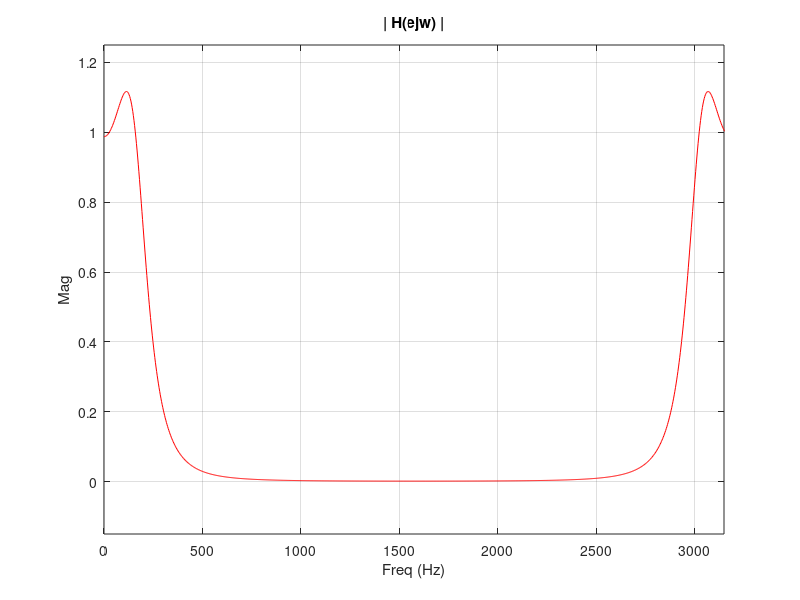
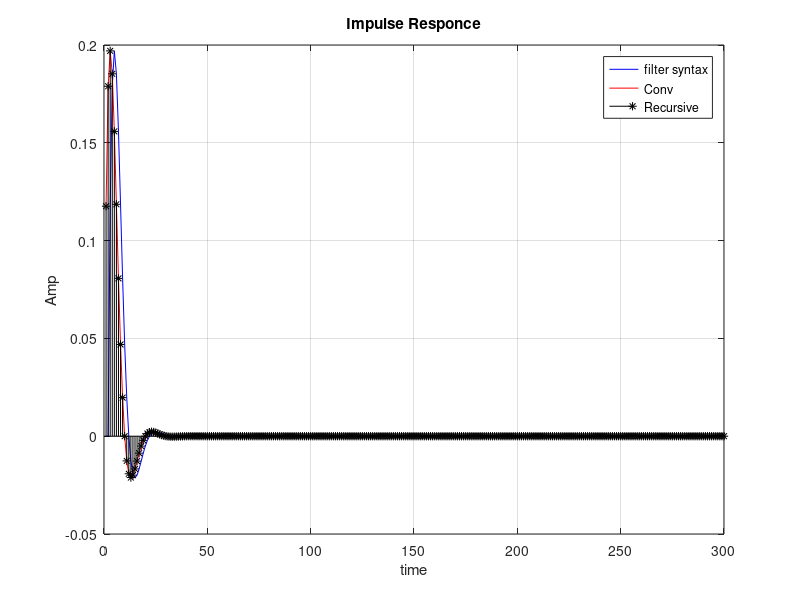
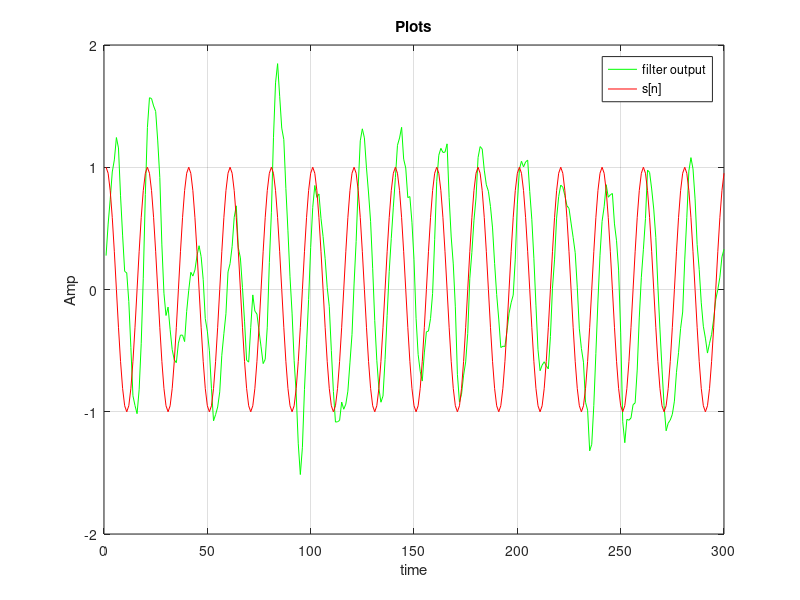
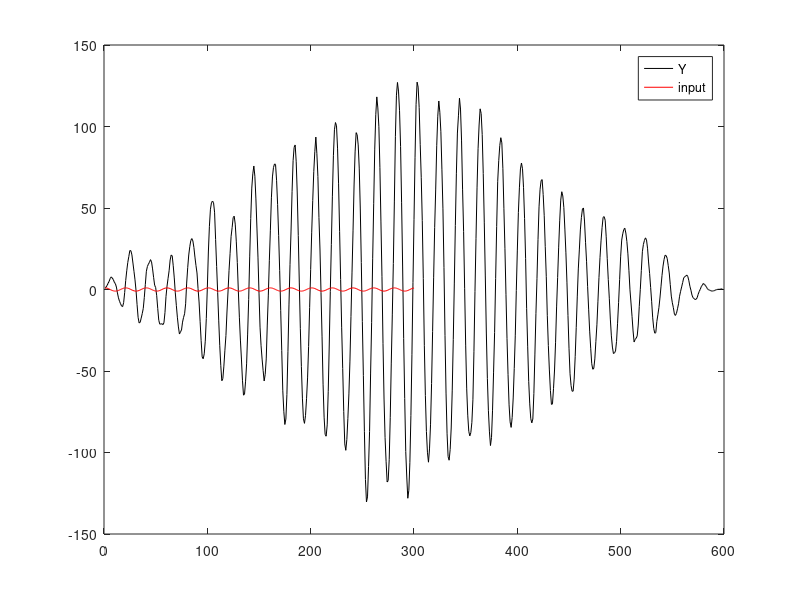

These charts were generated, in order, by the following MATLAB code:
%% Exp 3 _ 1
% Teacher : Dr. Abidi
% Author: [SeyedAli] - [SeyedHosseini]
% E-mail: [alishosseini79@aut.ac.ir] 
%Student-Number : [9723042]
% University: Amirkabir University of Technology
%%
clc;
close all;
clear;
%% part 3-1)a
R = 0.8 ;
f0 = 500 ;
fs = 10000;
w = linspace(0,pi,f0);
w0 = 2*pi*(f0/fs) ;
a1 = -2*R*cos(w0);
a2 = R^2 ;
G = (1 - R)*sqrt(1 - 2*R*cos(2*w0) + R^2);
num = [0 0 G];
den = [1 a1 a2];
[h,f] = freqz(num,den,1024,'whole',fs);
%% Plotting
clc;
figure(1)
plot((f/pi),(abs(h)).^2,"r")
grid on;
ylabel("Mag")
xlabel("Freq (Hz)")
title("| H(ejw) |")
axis([0 3150 -0.15 1.25])

%% part 3-1)b
clc;
n = 0 : 1 : 300 - 1 ;
h1 = G /sin(w0) ;
h2 = R.^n ;
h3 = sin(w0.*n + w0);
h = h1.*h2.*h3 ; %Impulse Responce

N = 300;
x = zeros(N,1);
x(1) = 1;
h_f = filter(num,den,x);
figure(2) ; plot(h_f,"b")
hold on; plot(h,"r")

y = zeros(1,N);
for i = 1:N
    if (i ==1)
        y(i) = G*1 ;
    elseif(i ==2)
        y(i) = -a1*y(i - 1) ;
    else
        y(i) = -a1*y(i - 1) -a2*y(i - 2) ;
    end
end
figure(2)
stem(y,"k*");
grid on;
ylabel("Amp")
xlabel("time")
title("Impulse Responce")
legend("filter syntax","Conv","Recursive")

%% 3 -1)c
s = cos(w0.*n);
v = randn(1,N);
x = s + v ;

y = zeros(1,N);
for i = 1:N
    if (i ==1)
        y(i) = G*x(i) ;
        w1 = y(1) ;
    elseif(i ==2)
        y(i) = -a1*w1 + G*x(i) ;
        w2 = w1;
        w1 = y(2) ;
    else
        y(i) = -a1*w1 -a2*w2 + G*x(i) ;
        w2 = w1;
        w1 = y(i);
    end
end  

figure(3)
plot(y,"g");
hold on;
plot(s,"r")
grid on;
ylabel("Amp")
xlabel("time")
legend("filter output","s[n]")
title("Plots")

Y = conv(y,x);
figure(4)
plot(Y,"k");
hold on;
plot(s,"r")
legend("Y","input")

%% 3-1)d
s = cos(w0.*n);
v = randn(1,N);
x = s + v ;

y1 = zeros(1,N);
for i = 1:N
    if (i ==1)
        y1(i) = G*v(i) ;
        w1 = y1(1) ;
    elseif(i ==2)
        y1(i) = -a1*w1 + G*v(i) ;
        w2 = w1;
        w1 = y1(2) ;
    else
        y1(i) = -a1*w1 -a2*w2 + G*v(i) ;
        w2 = w1;
        w1 = y1(i);
    end
end  
figure(5)
plot(v,"g");
hold on;
plot(y1,"r")
grid on;
ylabel("Amp")
xlabel("time")
legend("v[n]","filter output noise")
title("Noise Plots")

%% 3-1)e

s = std(y1) ;
s1 = (1 + R^2)/((1+R)*(1 + 2*R*cos(w0)+ R^2)) ;

display("a little Different is acceptable")



